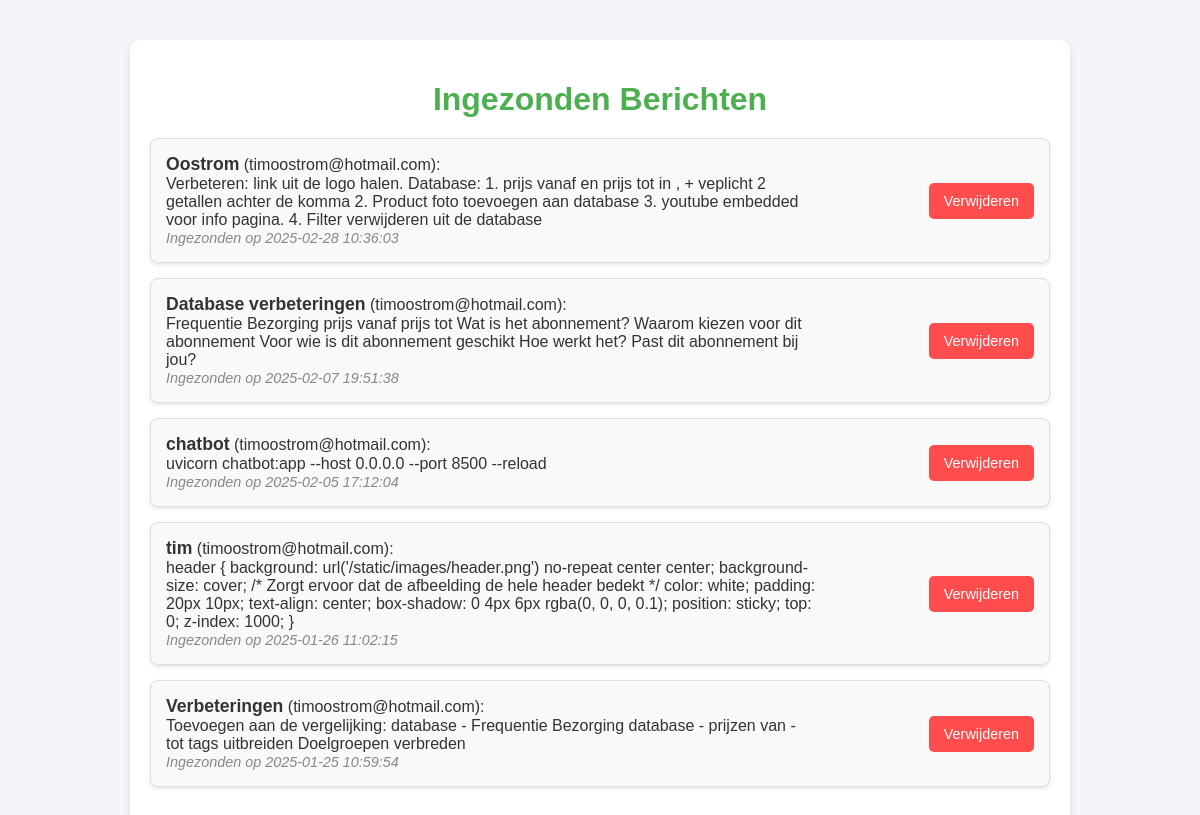
Before: /berichten with the older database file.
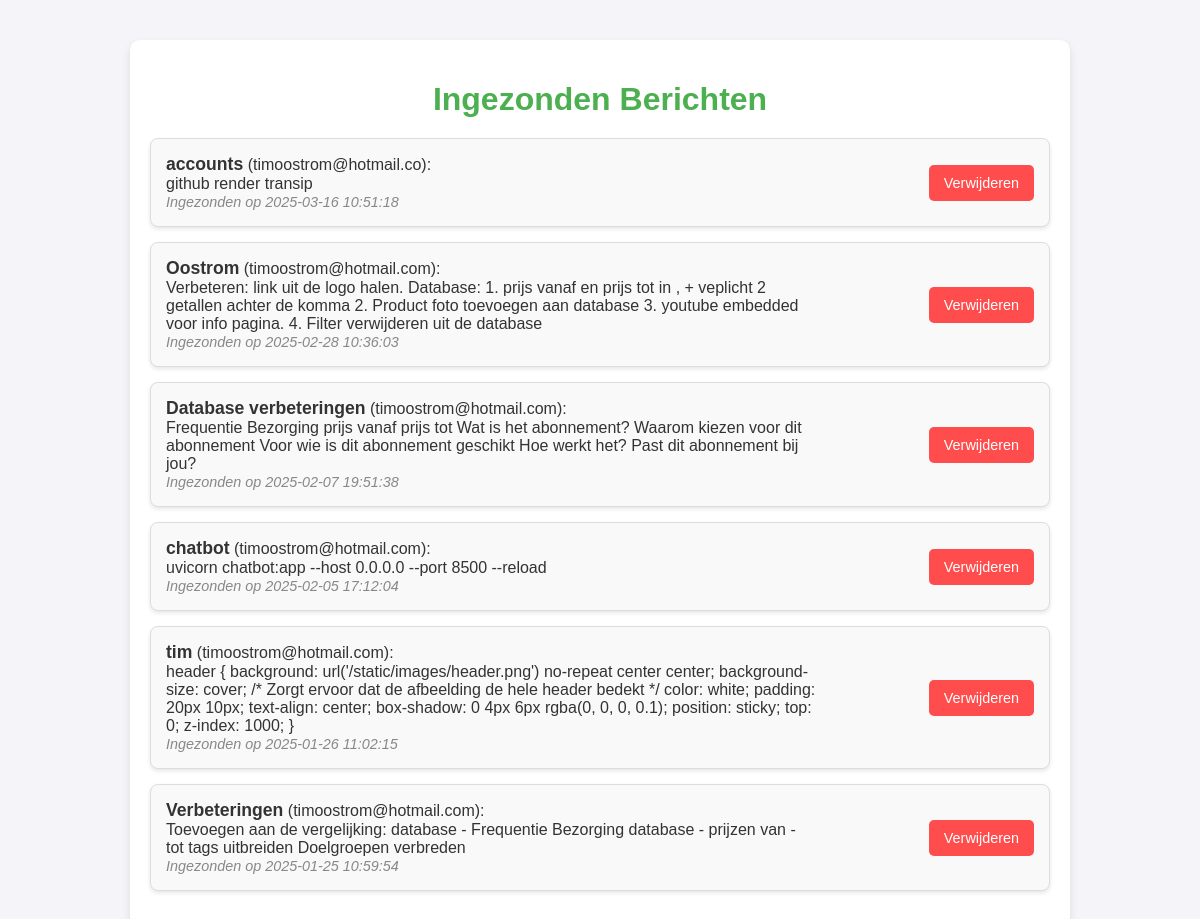
After: the same page with the newer database file.
### app.py (models this page shows, shortened)
class ContactBericht(db.Model):
    id = db.Column(db.Integer, primary_key=True)
    naam = db.Column(db.String(100), nullable=False)
    email = db.Column(db.String(120), nullable=False)
    bericht = db.Column(db.Text, nullable=False)
    datum = db.Column(db.DateTime, default=db.func.current_timestamp())

### app.py (the view)
@app.route('/berichten')
def berichten():
    alle_berichten = ContactBericht.query.order_by(ContactBericht.datum.desc()).all()
    return render_template('berichten.html', berichten=alle_berichten)

### templates/berichten.html (shortened to what this page needs)
<!DOCTYPE html>
<html lang="nl">
<head>
</head>
<body>
    <div class="container">
        <h1>Ingezonden Berichten</h1>
        <ul>
            {% for bericht in berichten %}
                <li>
                    <div class="message-details">
                        <strong>{{ bericht.naam }}</strong> ({{ bericht.email }}):<br>
                        {{ bericht.bericht }}<br>
                        <em>Ingezonden op {{ bericht.datum }}</em>
                    </div>
                    <form action="{{ url_for('verwijder_bericht', id=bericht.id) }}" method="POST">
                        <button class="delete-button" type="submit" onclick="return confirm('Weet je zeker dat je dit bericht wilt verwijderen?')">Verwijderen</button>
                    </form>
                </li>
            {% endfor %}
        </ul>
    </div>
</body>
</html>

### templates/berichten.html (style rules this page uses)
body { font-family: Arial, sans-serif; margin: 0; padding: 0; background-color: #f4f4f9; color: #333; }
.container { max-width: 900px; margin: 40px auto; padding: 20px; background-color: #fff; border-radius: 10px; box-shadow: 0 4px 8px rgba(0, 0, 0, 0.1); }
h1 { text-align: center; color: #4CAF50; margin-bottom: 20px; }
ul { list-style: none; padding: 0; }
li { margin-bottom: 15px; padding: 15px; background-color: #f9f9f9; border: 1px solid #ddd; border-radius: 8px; display: flex; justify-content: space-between; align-items: center; box-shadow: 0 2px 4px rgba(0, 0, 0, 0.1); }
.message-details { max-width: 75%; }
.message-details strong { font-size: 1.1rem; color: #333; }
.message-details em { font-size: 0.9rem; color: #888; }
.delete-button { background-color: #ff4d4d; color: white; border: none; border-radius: 5px; padding: 10px 15px; cursor: pointer; font-size: 0.9rem; transition: background-color 0.3s ease; }

Changed rows visible on the page:
added ContactBericht: naam "accounts", email "timoostrom@hotmail.co", bericht "github render transip", datum "2025-03-16 10:51:18"
